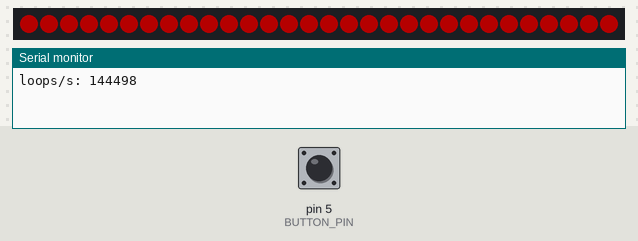
Bench run of a sketch on a simulated Arduino Uno, built with avr-gcc and run on an emulated ATmega328P. Parts: 30 RGB LEDs in strip order, left to right, the last lines printed to the serial monitor. Inputs (shaded band) come from the test bench; at power-on: pin 5 (BUTTON_PIN) HIGH. Dim RGB values are drawn brighter than linear; EEPROM starts erased.

Above: at 1.2 s.
1.3 s: pin 5 (BUTTON_PIN) pulled LOW for 3.2 s
At 4.42 s:
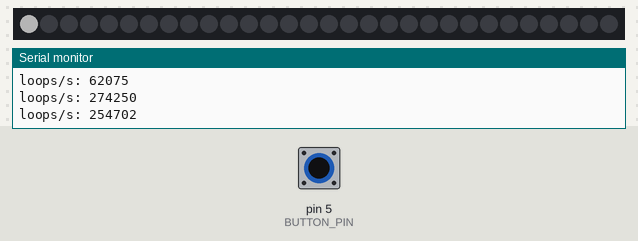
5.1 s: pin 5 (BUTTON_PIN) pulled LOW for 0.15 s
5.8 s: pin 5 (BUTTON_PIN) pulled LOW for 0.15 s
6.5 s: pin 5 (BUTTON_PIN) pulled LOW for 1 s
9.0 s: pin 5 (BUTTON_PIN) pulsed LOW 5 times (0.12 s each, 0.3 s apart)
Timing chart, 0 to 12.0 s (numbered marks = the images above; inputs shaded):
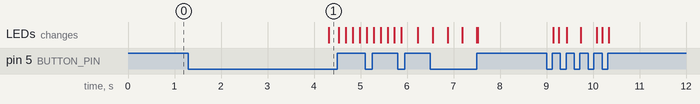

Measured:
- after the input at 1.3 s, the LEDs: change after 3.0 s (image 1)

The sketch:

LedController.ino
```cpp
// Phase 3: save pattern and choose the LED count with the button.
// - Short press (< 1 s):         next LED pattern
// - Press 1-3 s, then release:   save the current pattern (EEPROM), first 5 LEDs flash white 5x
// - Hold longer than 3 s:        LEDs light up one after another; on release that number
//                                becomes the LED count (also saved, also flashes white)
// After a power cycle the saved pattern and LED count are used.
// Button logic lives in the Taster library, LED logic in LedStrip, storage in Settings.
// This file only connects them. No delay(), no blocking loops.

#include "Taster.h"
#include "LedStrip.h"
#include "Settings.h"

const uint8_t BUTTON_PIN = 5;
const uint8_t STRIP_PIN = 10;
const uint16_t LED_COUNT = 30;  // physical LEDs, max 255 (stored as one byte)

const uint32_t SAVE_PRESS_MS = 1000;   // from here on a release saves the pattern
const uint32_t COUNT_PRESS_MS = 3000;  // from here on the LED count is chosen
const uint32_t COUNT_STEP_MS = 300;    // one more LED every COUNT_STEP_MS

// Set to 1 to print the loop rate once per second (verifies that loop() never blocks).
#define SHOW_LOOP_RATE 1

Taster button(BUTTON_PIN, true, SAVE_PRESS_MS, 20);  // low-active, debounce 20 ms
LedStrip strip(STRIP_PIN, LED_COUNT);

enum Mode : uint8_t {
  MODE_NORMAL,    // patterns run, button switches / saves
  MODE_COUNTING   // button held > 3 s, LED count is being chosen
};

Mode mode = MODE_NORMAL;
uint16_t countValue = 1;
uint32_t lastCountStepMs = 0;

#if SHOW_LOOP_RATE
uint32_t loopCount = 0;
uint32_t lastRateMs = 0;

void reportLoopRate() {
  loopCount++;
  uint32_t now = millis();
  if (now - lastRateMs >= 1000) {
    Serial.print("loops/s: ");
    Serial.println(loopCount);
    loopCount = 0;
    lastRateMs = now;
  }
}
#endif

void saveAndConfirm() {
  Settings settings;
  settings.pattern = strip.getPattern();
  settings.ledCount = strip.getActiveCount();
  saveSettings(settings);
  strip.flashConfirm();
}

// Counting mode: start after COUNT_PRESS_MS, then add one LED per step (stops at LED_COUNT).
void updateCounting() {
  uint32_t now = millis();

  if (mode == MODE_NORMAL && button.heldMs() >= COUNT_PRESS_MS) {
    mode = MODE_COUNTING;
    countValue = 1;
    lastCountStepMs = now;
    strip.showCount(countValue);
  }

  if (mode == MODE_COUNTING && countValue < LED_COUNT && now - lastCountStepMs >= COUNT_STEP_MS) {
    countValue++;
    lastCountStepMs = now;
    strip.showCount(countValue);
  }
}

void handleRelease() {
  uint32_t heldMs;
  if (!button.wasReleased(heldMs)) {
    return;
  }

  if (mode == MODE_COUNTING) {
    strip.setActiveCount(countValue);
    saveAndConfirm();
    mode = MODE_NORMAL;
  } else if (heldMs >= SAVE_PRESS_MS) {
    saveAndConfirm();
  } else {
    strip.nextPattern();
  }
}

void setup() {
#if SHOW_LOOP_RATE
  Serial.begin(115200);
#endif
  button.begin();
  strip.begin();

  Settings settings;
  loadSettings(settings, PATTERN_COUNT, LED_COUNT);  // defaults if nothing is saved yet
  strip.setActiveCount(settings.ledCount);
  strip.setPattern(settings.pattern);
}

void loop() {
  button.update();  // always first, at least every 10 ms

  handleRelease();
  updateCounting();

  strip.update();  // renders at most one frame

#if SHOW_LOOP_RATE
  reportLoopRate();
#endif
}
```

LedStrip.cpp
```cpp
#include "LedStrip.h"

// Confirmation flash: first FLASH_LED_COUNT LEDs, FLASH_TIMES times on/off.
const uint8_t FLASH_LED_COUNT = 5;
const uint8_t FLASH_TIMES = 5;
const uint16_t FLASH_HALF_PERIOD_MS = 150;

LedStrip::LedStrip(uint8_t pin, uint16_t ledCount)
  : strip_(ledCount, pin, NEO_GRB + NEO_KHZ800),
    ledCount_(ledCount),
    activeCount_(ledCount),
    pattern_(PATTERN_RED),
    red_(255),
    green_(80),
    blue_(0),
    frameIntervalMs_(40),
    lastUpdateMs_(0),
    step_(0),
    staticDrawn_(false),
    overlay_(OVERLAY_NONE),
    flashStep_(0),
    lastFlashMs_(0) {
}

void LedStrip::begin() {
  strip_.begin();
  strip_.setBrightness(64);
  strip_.clear();
  strip_.show();
  lastUpdateMs_ = millis();
}

void LedStrip::update() {
  uint32_t now = millis();

  // Overlays have priority over the pattern.
  if (overlay_ == OVERLAY_FLASH) {
    updateFlash(now);
    return;
  }
  if (overlay_ == OVERLAY_COUNT) {
    return;  // drawn by showCount(), nothing to animate
  }

  // Frame interval not elapsed: leave immediately.
  // Subtraction keeps this correct on millis() overflow.
  if (now - lastUpdateMs_ < frameIntervalMs_) {
    return;
  }
  lastUpdateMs_ = now;

  // Static patterns (red, blue) are drawn once; show() is not repeated
  // so the HM-10 timer is not disturbed by pointless refreshes.
  bool isStatic = (pattern_ == PATTERN_RED || pattern_ == PATTERN_BLUE);
  if (isStatic && staticDrawn_) {
    return;
  }

  // Exactly one frame / step of the active pattern.
  switch (pattern_) {
    case PATTERN_RED:       renderRed();       break;
    case PATTERN_BLUE:      renderBlue();      break;
    case PATTERN_CHASE:     renderChase();     break;
    case PATTERN_RAINBOW:   renderRainbow();   break;
    case PATTERN_BREATHING: renderBreathing(); break;
    default:                renderRed();       break;
  }
  strip_.show();
  staticDrawn_ = isStatic;
  step_++;
}

void LedStrip::nextPattern() {
  setPattern((pattern_ + 1) % PATTERN_COUNT);
}

void LedStrip::setPattern(uint8_t pattern) {
  pattern_ = pattern % PATTERN_COUNT;
  step_ = 0;
  staticDrawn_ = false;
  // Make the next update() render immediately instead of waiting for the interval.
  lastUpdateMs_ = millis() - frameIntervalMs_;
}

uint8_t LedStrip::getPattern() const {
  return pattern_;
}

void LedStrip::setColor(uint8_t r, uint8_t g, uint8_t b) {
  red_ = r;
  green_ = g;
  blue_ = b;
}

void LedStrip::setBrightness(uint8_t brightness) {
  strip_.setBrightness(brightness);
  staticDrawn_ = false;  // redraw static patterns with the new brightness
}

void LedStrip::setSpeed(uint16_t frameIntervalMs) {
  frameIntervalMs_ = frameIntervalMs;
}

void LedStrip::setActiveCount(uint16_t count) {
  activeCount_ = constrain(count, 1, ledCount_);  // never 0 LEDs
  if (overlay_ == OVERLAY_COUNT) {
    overlay_ = OVERLAY_NONE;
  }
  // LEDs behind activeCount_ are never touched by the patterns, so switch them off once.
  strip_.clear();
  staticDrawn_ = false;
  lastUpdateMs_ = millis() - frameIntervalMs_;
}

uint16_t LedStrip::getActiveCount() const {
  return activeCount_;
}

void LedStrip::flashConfirm() {
  overlay_ = OVERLAY_FLASH;
  flashStep_ = 0;
  lastFlashMs_ = millis();
  strip_.clear();
  drawFlash(true);
}

void LedStrip::showCount(uint16_t count) {
  overlay_ = OVERLAY_COUNT;
  strip_.clear();
  strip_.fill(strip_.Color(255, 255, 255), 0, constrain(count, 1, ledCount_));
  strip_.show();
}

void LedStrip::updateFlash(uint32_t now) {
  if (now - lastFlashMs_ < FLASH_HALF_PERIOD_MS) {
    return;
  }
  lastFlashMs_ = now;
  flashStep_++;

  if (flashStep_ >= FLASH_TIMES * 2) {
    // Done: back to the pattern, rendered on the next update().
    overlay_ = OVERLAY_NONE;
    strip_.clear();
    staticDrawn_ = false;
    lastUpdateMs_ = now - frameIntervalMs_;
    return;
  }
  drawFlash(flashStep_ % 2 == 0);
}

void LedStrip::drawFlash(bool on) {
  uint16_t count = min((uint16_t)FLASH_LED_COUNT, ledCount_);
  strip_.fill(on ? strip_.Color(255, 255, 255) : 0, 0, count);
  strip_.show();
}

void LedStrip::renderRed() {
  strip_.fill(strip_.Color(255, 0, 0), 0, activeCount_);
}

void LedStrip::renderBlue() {
  strip_.fill(strip_.Color(0, 0, 255), 0, activeCount_);
}

void LedStrip::renderChase() {
  strip_.clear();
  strip_.setPixelColor(step_ % activeCount_, strip_.Color(red_, green_, blue_));
}

void LedStrip::renderRainbow() {
  // step_ shifts the rainbow; uint16_t arithmetic wraps around on purpose.
  uint16_t offset = (uint16_t)(step_ * 256u);
  for (uint16_t i = 0; i < activeCount_; i++) {
    uint16_t hue = offset + (uint16_t)((uint32_t)i * 65536UL / activeCount_);
    strip_.setPixelColor(i, strip_.ColorHSV(hue));
  }
}

void LedStrip::renderBreathing() {
  // Triangle wave 0..252..0 over 128 steps.
  uint8_t phase = step_ % 128;
  uint8_t level = (phase < 64 ? phase : 127 - phase) * 4;

  uint8_t r = (uint16_t)red_ * level / 255;
  uint8_t g = (uint16_t)green_ * level / 255;
  uint8_t b = (uint16_t)blue_ * level / 255;
  strip_.fill(strip_.Color(r, g, b), 0, activeCount_);
}
```

LedStrip.h
```cpp
#ifndef LEDSTRIP_H
#define LEDSTRIP_H

#include <Arduino.h>
#include <Adafruit_NeoPixel.h>

enum Pattern : uint8_t {
  PATTERN_RED,        // Task 1
  PATTERN_BLUE,       // Task 1
  PATTERN_RAINBOW,    // Task 2: more patterns
  PATTERN_CHASE,      // Task 2
  PATTERN_BREATHING,  // Task 2
  PATTERN_COUNT  // number of patterns, keep last
};

// Controls one WS2812 LED strip and its patterns. Knows nothing about buttons or Bluetooth.
// Every pattern is a state machine: update() renders at most ONE frame per call and
// returns immediately when the frame interval has not elapsed yet.
class LedStrip {
public:
  LedStrip(uint8_t pin, uint16_t ledCount);

  // Call once in setup().
  void begin();

  // Call in every loop(). Never blocks.
  void update();

  // Pattern selection
  void nextPattern();
  void setPattern(uint8_t pattern);
  uint8_t getPattern() const;

  // Parameters (also used by Phase 2 / RemoteXY)
  void setColor(uint8_t r, uint8_t g, uint8_t b);
  void setBrightness(uint8_t brightness);
  void setSpeed(uint16_t frameIntervalMs);  // time between two animation steps

  // Number of LEDs the patterns use (1..ledCount). The rest stays off.
  // Also ends the count display.
  void setActiveCount(uint16_t count);
  uint16_t getActiveCount() const;

  // Confirmation: the first 5 LEDs flash white 5 times, then the pattern continues.
  void flashConfirm();

  // Count display while choosing the LED count: LEDs 0..count-1 white, rest off.
  // Patterns pause until setActiveCount() is called.
  void showCount(uint16_t count);

private:
  enum Overlay : uint8_t { OVERLAY_NONE, OVERLAY_FLASH, OVERLAY_COUNT };

  void updateFlash(uint32_t now);
  void drawFlash(bool on);

  void renderRed();
  void renderBlue();
  void renderChase();
  void renderRainbow();
  void renderBreathing();

  Adafruit_NeoPixel strip_;
  uint16_t ledCount_;     // physical LEDs on the strip
  uint16_t activeCount_;  // LEDs used by the patterns

  uint8_t pattern_;
  uint8_t red_;
  uint8_t green_;
  uint8_t blue_;

  uint16_t frameIntervalMs_;
  uint32_t lastUpdateMs_;
  uint16_t step_;
  bool staticDrawn_;  // true once a static pattern was shown; avoids repeated show()

  Overlay overlay_;
  uint8_t flashStep_;  // half periods done: even = on, odd = off
  uint32_t lastFlashMs_;
};

#endif
```

Taster.cpp
```cpp
#include "Taster.h"

Taster::Taster(uint8_t pin, bool activeLow, uint32_t longPressMs, uint32_t debounceMs)
  : pin_(pin),
    activeLow_(activeLow),
    currentlyPressed_(false),
    previouslyPressed_(false),
    pressEvent_(false),
    shortPressEvent_(false),
    longPressEvent_(false),
    releaseEvent_(false),
    releaseDurationMs_(0),
    lastLevelChangeMs_(0),
    lastRawLevel_(LOW),
    debounceMs_(debounceMs),
    longPressThresholdMs_(longPressMs),
    pressStartMs_(0),
    longPressAlreadyReported_(false) {
  // pinMode only in begin(): before setup() the hardware is not yet reliably initialized.
}

void Taster::begin() {
  pinMode(pin_, activeLow_ ? INPUT_PULLUP : INPUT);

  // Adopt the initial state so that a button already pressed at power-up
  // does not trigger a press event.
  lastRawLevel_ = digitalRead(pin_);
  currentlyPressed_ = levelIsPressed(lastRawLevel_);
  previouslyPressed_ = currentlyPressed_;
  lastLevelChangeMs_ = millis();
}

void Taster::update() {
  int rawLevel = digitalRead(pin_);
  uint32_t now = millis();

  if (rawLevel != lastRawLevel_) {
    lastLevelChangeMs_ = now;
    lastRawLevel_ = rawLevel;
  }

  previouslyPressed_ = currentlyPressed_;
  // Debounce: only adopt the raw level once it has been stable for debounceMs_.
  if (now - lastLevelChangeMs_ >= debounceMs_) {
    currentlyPressed_ = levelIsPressed(lastRawLevel_);
  }

  if (currentlyPressed_ && !previouslyPressed_) {
    pressEvent_ = true;
    pressStartMs_ = now;
    longPressAlreadyReported_ = false;
  }

  if (currentlyPressed_) {
    // Held: report the long press once when the threshold is reached.
    // Subtraction keeps this correct on millis() overflow.
    if (!longPressAlreadyReported_ && (now - pressStartMs_ >= longPressThresholdMs_)) {
      longPressEvent_ = true;
      longPressAlreadyReported_ = true;
    }
  } else if (previouslyPressed_) {
    releaseEvent_ = true;
    releaseDurationMs_ = now - pressStartMs_;
    if (!longPressAlreadyReported_) {
      // Released before the threshold: short press.
      shortPressEvent_ = true;
    }
  }
}

bool Taster::isPressed() const {
  return currentlyPressed_;
}

bool Taster::wasPressed() {
  // Read and clear: a held button reports only once.
  bool event = pressEvent_;
  pressEvent_ = false;
  return event;
}

bool Taster::wasShortPressed() {
  bool event = shortPressEvent_;
  shortPressEvent_ = false;
  return event;
}

bool Taster::wasLongPressed() {
  bool event = longPressEvent_;
  longPressEvent_ = false;
  return event;
}

uint32_t Taster::heldMs() const {
  return currentlyPressed_ ? millis() - pressStartMs_ : 0;
}

bool Taster::wasReleased(uint32_t &durationMs) {
  bool event = releaseEvent_;
  releaseEvent_ = false;
  if (event) {
    durationMs = releaseDurationMs_;
  }
  return event;
}

bool Taster::levelIsPressed(int level) const {
  return activeLow_ ? (level == LOW) : (level == HIGH);
}
```

Taster.h
```cpp
#ifndef TASTER_H
#define TASTER_H

#include <Arduino.h>

// Manages a digital button.
// Reads the level, detects the rising edge (newly pressed) and distinguishes
// short from long presses. Presses are debounced in update().
class Taster {
public:
  // activeLow = true: pressed = LOW (button to GND, internal pull-up)
  // activeLow = false: pressed = HIGH (button to VCC, external pull-down)
  Taster(uint8_t pin, bool activeLow = true, uint32_t longPressMs = 1000, uint32_t debounceMs = 20);

  // Call once in setup().
  void begin();

  // Call at the beginning of every loop() (at least every 10 ms).
  // The only place where the pin is read.
  void update();

  // Is the button pressed according to the last update()?
  bool isPressed() const;

  // Returns true exactly once per transition not pressed -> pressed.
  bool wasPressed();

  // Returns true exactly once when the button is released before the
  // long-press threshold was reached.
  bool wasShortPressed();

  // Returns true exactly once as soon as the button has been held for the
  // long-press threshold (while it is still held).
  bool wasLongPressed();

  // How long the button has been held so far (0 when not pressed).
  uint32_t heldMs() const;

  // Returns true exactly once per transition pressed -> not pressed.
  // durationMs receives how long the button was held.
  bool wasReleased(uint32_t &durationMs);

private:
  bool levelIsPressed(int level) const;

  uint8_t pin_;
  bool activeLow_;

  bool currentlyPressed_;
  bool previouslyPressed_;
  bool pressEvent_;
  bool shortPressEvent_;
  bool longPressEvent_;
  bool releaseEvent_;
  uint32_t releaseDurationMs_;

  // Debouncing: a level change is accepted once it stayed stable for debounceMs_
  uint32_t lastLevelChangeMs_;
  int lastRawLevel_;
  uint32_t debounceMs_;

  // Short/long press detection
  uint32_t longPressThresholdMs_;
  uint32_t pressStartMs_;
  bool longPressAlreadyReported_;
};

#endif
```

Settings.cpp
```cpp
#include "Settings.h"
#include <EEPROM.h>

// EEPROM layout
const int ADDR_MAGIC = 0;
const int ADDR_VERSION = 1;
const int ADDR_PATTERN = 2;
const int ADDR_LED_COUNT = 3;

const uint8_t MAGIC = 0xA5;  // marks the EEPROM as written by this sketch
const uint8_t VERSION = 1;   // increase when the layout changes

bool loadSettings(Settings &settings, uint8_t patternCount, uint8_t maxLedCount) {
  // Defaults: first pattern (red), all LEDs.
  settings.pattern = 0;
  settings.ledCount = maxLedCount;

  if (EEPROM.read(ADDR_MAGIC) != MAGIC || EEPROM.read(ADDR_VERSION) != VERSION) {
    return false;
  }

  uint8_t pattern = EEPROM.read(ADDR_PATTERN);
  uint8_t ledCount = EEPROM.read(ADDR_LED_COUNT);
  if (pattern >= patternCount || ledCount < 1 || ledCount > maxLedCount) {
    return false;
  }

  settings.pattern = pattern;
  settings.ledCount = ledCount;
  return true;
}

void saveSettings(const Settings &settings) {
  // update() instead of write(): the EEPROM cell is only written when the value differs.
  // Magic last, so a power loss in between leaves the old data marked as invalid, not half-new.
  EEPROM.update(ADDR_PATTERN, settings.pattern);
  EEPROM.update(ADDR_LED_COUNT, settings.ledCount);
  EEPROM.update(ADDR_VERSION, VERSION);
  EEPROM.update(ADDR_MAGIC, MAGIC);
}
```

Settings.h
```cpp
#ifndef SETTINGS_H
#define SETTINGS_H

#include <Arduino.h>

// Settings that survive a power cycle (stored in the EEPROM).
struct Settings {
  uint8_t pattern;
  uint8_t ledCount;
};

// Reads the settings. Returns false (and fills in the defaults) when the EEPROM
// holds nothing valid yet, e.g. on the very first start.
bool loadSettings(Settings &settings, uint8_t patternCount, uint8_t maxLedCount);

// Writes the settings. Only bytes that changed are written (protects the EEPROM).
void saveSettings(const Settings &settings);

#endif
```
